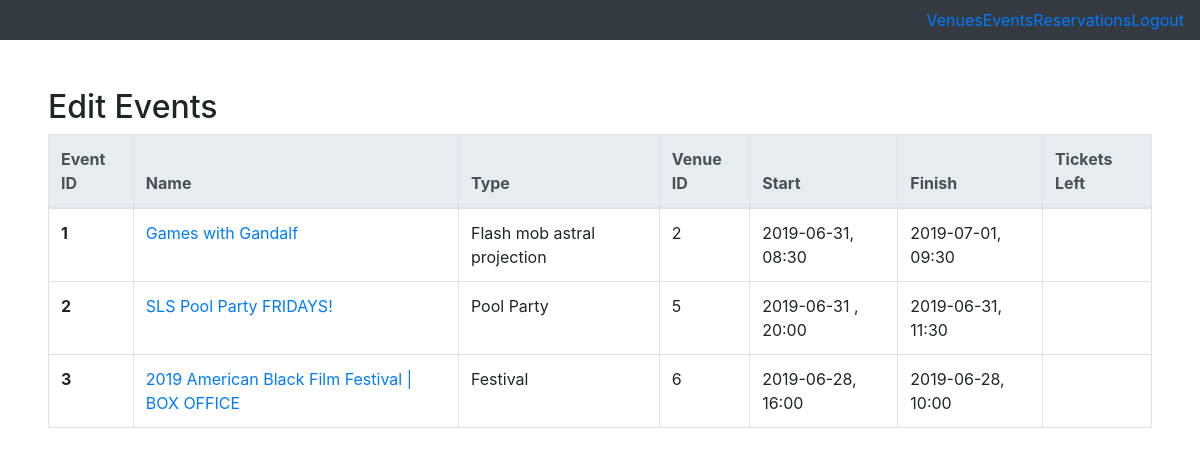
Before: /admin-events (signed in) with the older database file.
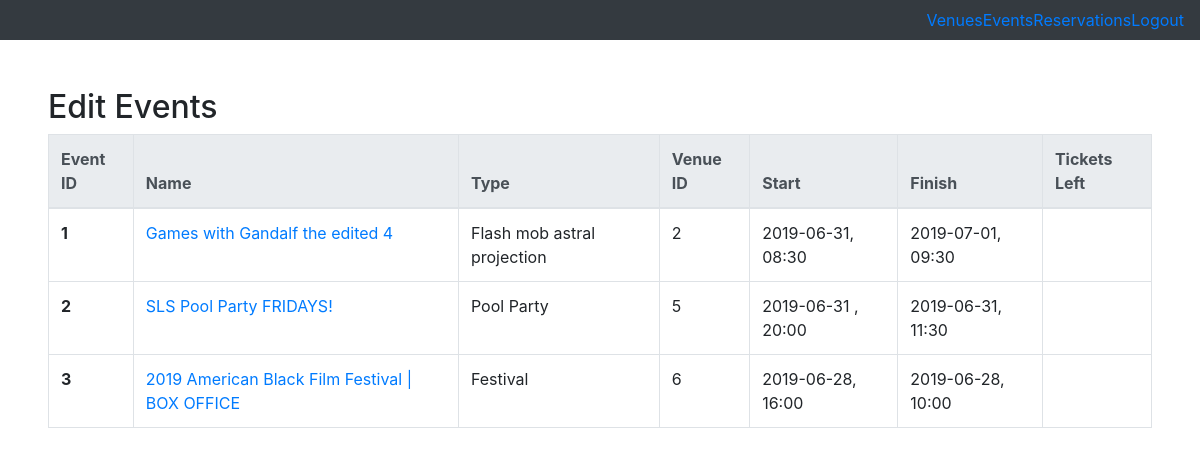
After: the same page with the newer database file.
### tables this page shows
CREATE TABLE 'events' ( eventID INTEGER PRIMARY KEY AUTOINCREMENT NOT NULL,'eventName' VARCHAR NOT NULL,'ticketsLeft' INTEGER NOT NULL,
  type VARCHAR NOT NULL,'startDate' date NOT NULL,'endDate' date NOT NULL,
  description VARCHAR NOT NULL,
  venueID INTEGER NOT NULL,
  adminID INTEGER NOT NULL
, 'endTime'  time NOT NULL  , 'startTime'  time NOT NULL  );

### application.py (the view)
@app.route("/admin-events", methods=["GET"])
@login_required
def adminEvents():
    events = db.execute(allEventQry)
    if events:
        return render_template("admin-events.html", events=events)

### application.py (called while the page is built)
@app.after_request
def after_request(response):
    response.headers["Cache-Control"] = "no-cache, no-store, must-revalidate"
    response.headers["Expires"] = 0
    response.headers["Pragma"] = "no-cache"
    return response

### helpers.py (called while the page is built)
def login_required(f):
    @wraps(f)
    def decorated_function(*args, **kwargs):
        if session.get("user_id") is None:
            return redirect("/login")
        return f(*args, **kwargs)
    return decorated_function

### templates/admin-events.html (shortened to what this page needs)
{% extends "baseadmin.html" %}
{% block body %}
<h2>Edit Events</h2>
<table class="table table-bordered table-hover">
  <thead class="thead-light">
    <tr>
      <th scope="col">Event ID</th>
      <th scope="col">Name</th>
      <th scope="col">Type</th>
      <th scope="col">Venue ID</th>
      <th scope="col">Start</th>
      <th scope="col">Finish</th>
      <th scope="col">Tickets Left</th>
    </tr>
  </thead>
  <tbody>
    {% for event in events %}
    <tr>
      <th scope="row">{{event.eventID}}</th>
      <td scope="row"><a href="{{ '/event/%s'%event.eventID|urlencode }}">{{event.eventName}}</a></td>
      <td scope="row">{{event.type}}</td>
      <td scope="row">{{event.venueID}}</td>
      <td scope="row">{{event.startDate}}, {{event.startTime}}</td>
      <td scope="row">{{event.endDate}}, {{event.endTime}}</td>
      <td scope="row">{{event.tickets}}</td>
    </tr>
    {% endfor %}
  </tbody>
</table>
{% endblock %}

Changed rows visible on the page:
changed events "Flash mob astral projection": eventName "Games with Gandalf" → "Games with Gandalf the edited 4"
